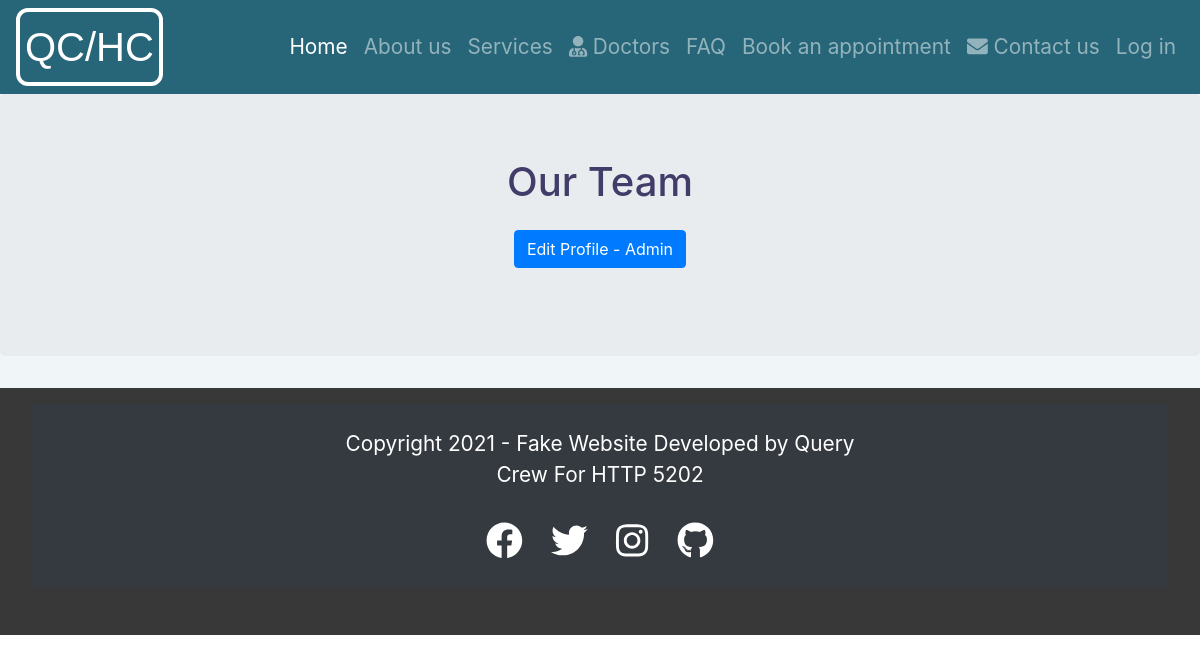
/pages/indexDoctor.php, run on an earlier commit of the app's database.
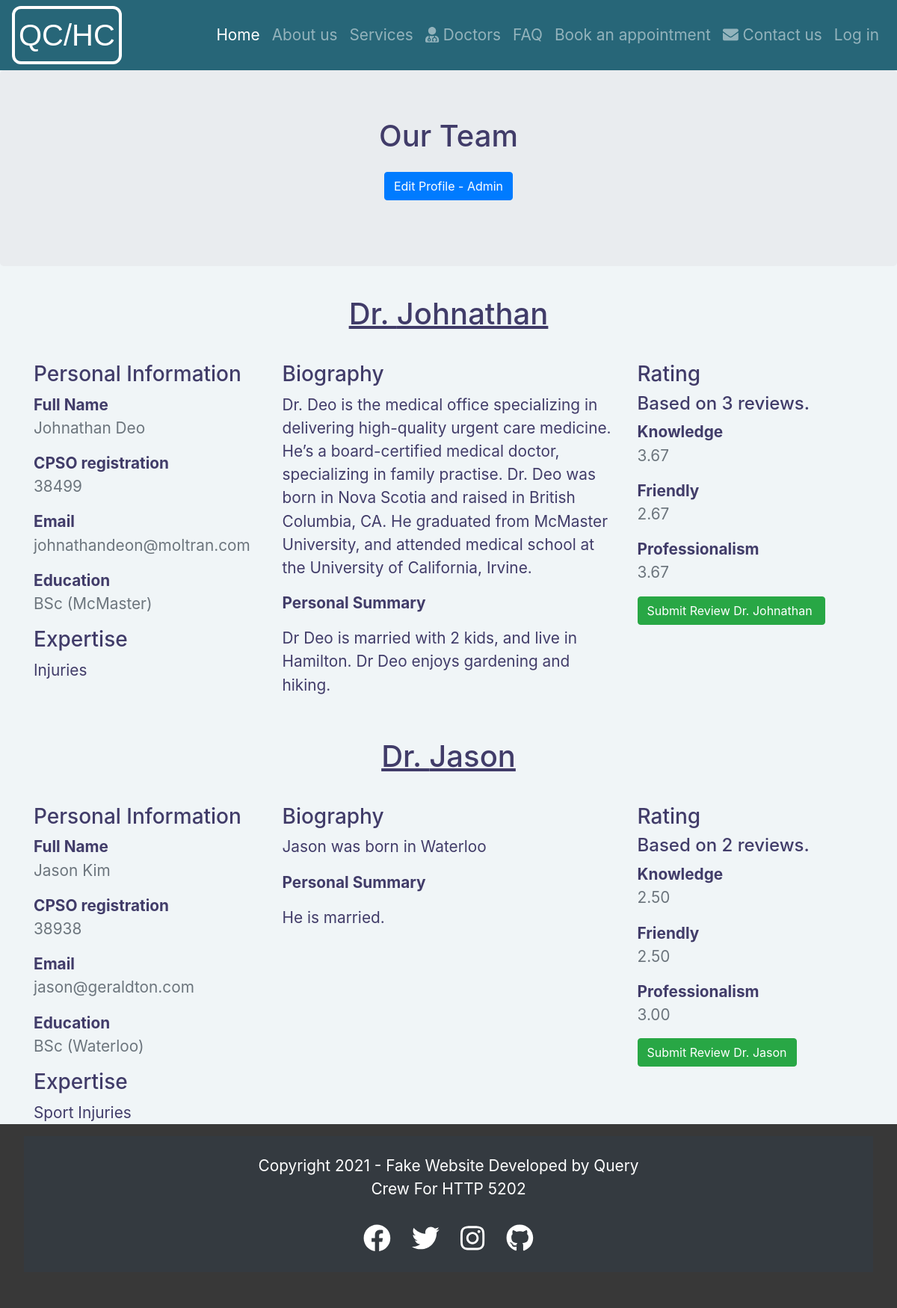
And on a later commit of the database.
### tables this page shows
CREATE TABLE `doctor` (
  `id` int(11) NOT NULL,
  `first_name` varchar(50) NOT NULL,
  `last_name` varchar(50) NOT NULL,
  `cpso_reg` int(5) NOT NULL COMMENT 'CPSO is a 5-digit number.',
  `email` varchar(50) NOT NULL,
  `education` varchar(50) NOT NULL,
  `expertise` varchar(256) NOT NULL,
  `biography` varchar(1024) NOT NULL,
  `personal` varchar(1024) NOT NULL,
  `fk_doctor_user_id` int(11) NOT NULL
);

### database/Database.php (called while the page is built, shortened)
<?php
class Database {
  private static $user = "root";
  private static $pass = "";
  private static $dsn ="mysql:host=localhost;dbname=qc_health_clinic";
    private static $dbcon;
    public static function getDb(){
        if(!isset(self::$dbcon)) {
            try {
                self::$dbcon = new \PDO(self::$dsn, self::$user, self::$pass);
                self::$dbcon->setAttribute(\PDO::ATTR_ERRMODE, \PDO::ERRMODE_EXCEPTION);
                self::$dbcon->setAttribute(\PDO::ATTR_DEFAULT_FETCH_MODE, \PDO::FETCH_OBJ);
            } catch (\PDOException $e) {
                $msg = $e->getMessage();
                include 'pages/custom-error.php';
                exit();
            }
        }
        return self::$dbcon;
    }
}

### database/DoctorPDO.php (called while the page is built, shortened)
<?php
class DoctorPDO
{
    public function getAllDoctors($dbcon){
        $sql = "SELECT * FROM doctor";
        $pdostm = $dbcon->prepare($sql);
        $pdostm->execute();
        $doctors = $pdostm->fetchAll(\PDO::FETCH_OBJ);
        return $doctors;
    }
}

### database/ReviewsPDO.php (called while the page is built, shortened)
<?php
class ReviewsPDO
{
    public function getAvgs($dbcon, $doctorID){
        $sql = "SELECT CAST(AVG(know) AS DECIMAL(3,2)) AS knowAvg,
                       CAST(AVG(friendly) AS DECIMAL(3,2)) AS friendAvg,
                       CAST(AVG(prof) AS DECIMAL(3,2)) AS profAvg,
                       COUNT(know) AS drReviews
                FROM reviews where doctorID = :doctorID";
        $pst = $dbcon->prepare($sql);
        $pst->bindParam(':doctorID', $doctorID);
        $pst->execute();
        $reviews = $pst->fetch(\PDO::FETCH_OBJ);
        return $reviews;
    }
}

### pages/doctorInformation.php (the view, shortened to what the changed rows need)
<h1 class="jumbotron-heading text-center" style="margin:1em 0em;">
    <u>Dr. <?= $dr->first_name; ?></u>
</h1>
<div class="row">
    <div class="col">
            <div class="panel-heading">
                <h3 class="panel-title">Personal Information</h3>
            </div>
            <div class="panel-body">
                <div class="about-info-p">
                    <strong>Full Name</strong>
                    <br>
                    <p class="text-muted">
                        <span><?= $dr->first_name; ?></span>
                        <span><?= $dr->last_name; ?></span>
                    </p>
                </div>
                <div class="about-info-p">
                    <strong>CPSO registration</strong>
                    <br>
                    <p class="text-muted"><?= $dr->cpso_reg; ?></p>
                </div>
                <div class="about-info-p">
                    <strong>Email</strong>
                    <br>
                    <p class="text-muted"><?= $dr->email; ?></p>
                </div>
                <div class="about-info-p m-b-0">
                    <strong>Education</strong>
                    <br>
                    <p class="text-muted"><?= $dr->education; ?></p>
                </div>
            </div>
        <div class="panel panel-default panel-fill">
            <div class="panel-heading">
                <h3 class="panel-title">Expertise</h3>
            </div>
            <div class="panel-body">
                <?= $dr->expertise; ?>
            </div>
        </div>
    </div>
    <div class="col-5">
        <div class="panel panel-default panel-fill">
            <div class="panel-heading">
                <h3 class="panel-title">Biography</h3>
            </div>
            <div class="panel-body">
                <p>
                    <?= $dr->biography; ?>
                </p>
                <p><strong>
                        Personal Summary
                    </strong></p>
                <p>
                    <?= $dr->personal; ?>
                </p>
            </div>
        </div>
    </div>
    <div class="col">
        <div class="panel panel-default panel-fill">
            <div class="panel-heading">
                <h3 class="panel-title">Rating </h3>
                <h4>Based on <?= $review->drReviews; ?> reviews.</h4>
            </div>
            <div class="panel-body">
                <div class="about-info-p">
                    <strong>Knowledge</strong>
                    <br>
                    <p class="text-muted"><?= $review->knowAvg; ?></p>
                </div>
                <div class="about-info-p">
                    <strong>Friendly</strong>
                    <br>
                    <p class="text-muted"><?= $review->friendAvg;  ?></p>
                </div>
                <div class="about-info-p m-b-0">
                    <strong>Professionalism</strong>
                    <br>
                    <p class="text-muted"><?= $review->profAvg;  ?></p>
                </div>
            </div>
            <form action="index.php?page=submitReview" method="post">
                <input type="submit" class="button btn btn-success"
                       name="submitReview" value="<?= "Submit Review Dr. " . $dr->first_name; ?>"/>
            </form>
        </div>
    </div>
</div>

### pages/doctorBody.php (shortened to what the changed rows need)
<main role="main">
    <section class="jumbotron text-center">
        <div class="container">
            <h1 class="jumbotron-heading">Our Team</h1>
        </div>
    </section>
    <div class="wrapper">
        <div class="container">
            <div class="wrapper">
                <?php foreach ($doctorsList as $dr) {
                    $review = $r->getAvgs(Database::getDb(), $dr->id);
                    include "doctorInformation.php";
                }
                ?>
            </div>
        </div>
    </div>
</main>

What changed in the data, as far as the page shows it:
added doctor: first_name "Johnathan", last_name "Deo", cpso_reg "38499", email "johnathandeon@moltran.com", education "BSc (McMaster)", expertise "Injuries", biography "Dr. Deo is the medical office specializing in delivering high-quality urgent care medicine. He’s a board-certified medical doctor, specializing in family practise. Dr. Deo was born in Nova Scotia and raised in British Columbia, CA. He graduated from McMaster University, and attended medical school at the University of California, Irvine.", personal "Dr Deo is married with 2 kids, and live in Hamilton. Dr Deo enjoys gardening and hiking.", drReviews "3", knowAvg "3.67", friendAvg "2.67", profAvg "3.67", submitReview "Submit Review Dr. Johnathan"
added doctor: first_name "Jason", last_name "Kim", cpso_reg "38938", email "jason@geraldton.com", education "BSc (Waterloo)", expertise "Sport Injuries", biography "Jason was born in Waterloo", personal "He is married.", drReviews "2", knowAvg "2.50", friendAvg "2.50", profAvg "3.00", submitReview "Submit Review Dr. Jason"
